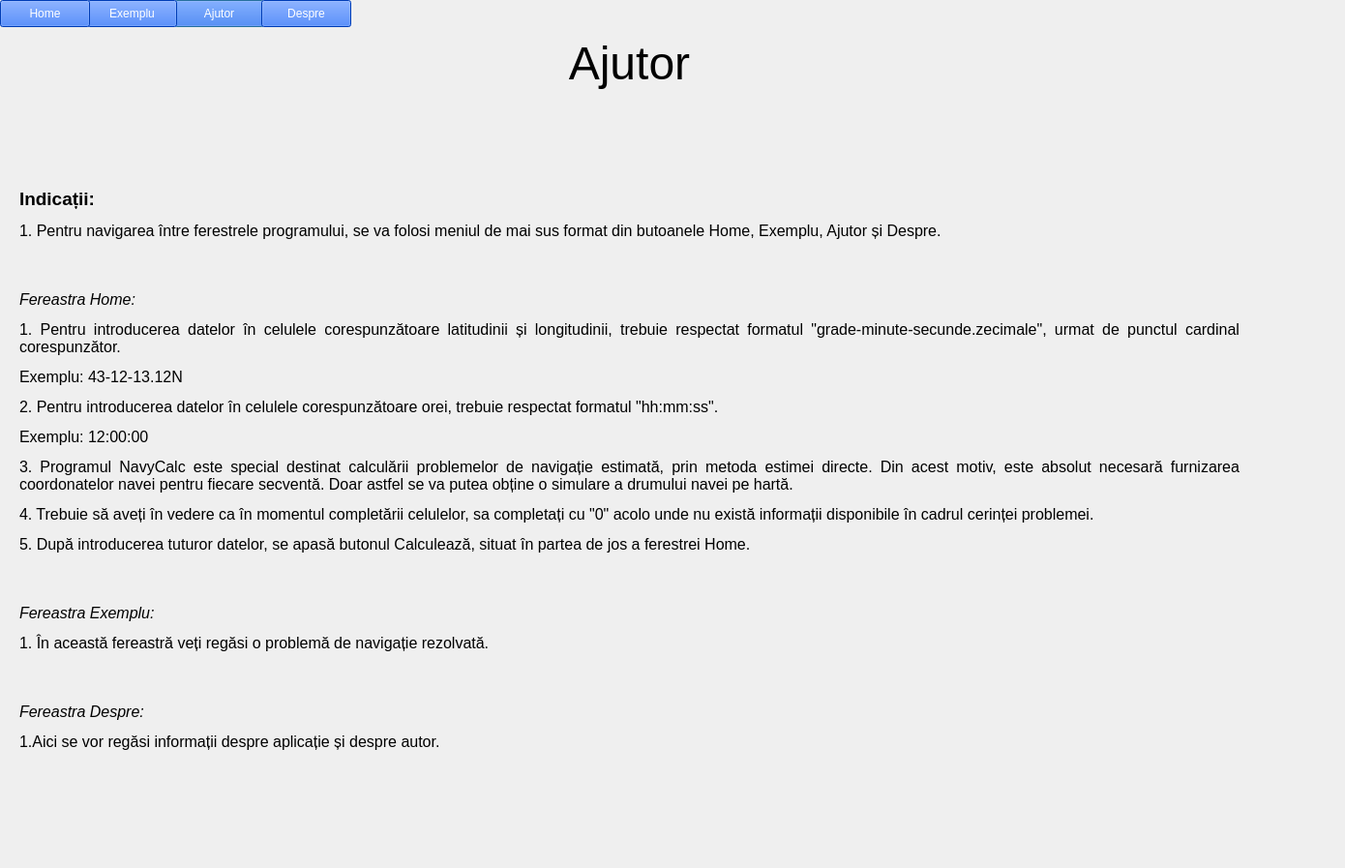
<?xml version="1.0" encoding="UTF-8"?>
<ui version="4.0">
 <class>Dialog</class>
 <widget class="QDialog" name="Dialog">
  <property name="geometry">
   <rect>
    <x>0</x>
    <y>0</y>
    <width>1390</width>
    <height>897</height>
   </rect>
  </property>
  <property name="windowTitle">
   <string>Dialog</string>
  </property>
  <widget class="QWidget" name="widget" native="true">
   <property name="geometry">
    <rect>
     <x>0</x>
     <y>0</y>
     <width>1390</width>
     <height>897</height>
    </rect>
   </property>
   <property name="styleSheet">
    <string notr="true">#widget{
border-image:url(:/newPrefix/fundal aplicatie.jpg);
}</string>
   </property>
   <widget class="QLabel" name="titlelabel">
    <property name="geometry">
     <rect>
      <x>500</x>
      <y>10</y>
      <width>301</width>
      <height>111</height>
     </rect>
    </property>
    <property name="styleSheet">
     <string notr="true">#titlelabel{

	font: 25 8pt &quot;Bookman Old Style&quot;;
}</string>
    </property>
    <property name="text">
     <string>&lt;html&gt;&lt;head/&gt;&lt;body&gt;&lt;p align=&quot;center&quot;&gt;&lt;span style=&quot; font-size:36pt; font-weight:400;&quot;&gt;Ajutor&lt;/span&gt;&lt;/p&gt;&lt;/body&gt;&lt;/html&gt;</string>
    </property>
   </widget>
   <widget class="QPushButton" name="ajutorbutton">
    <property name="geometry">
     <rect>
      <x>180</x>
      <y>0</y>
      <width>93</width>
      <height>28</height>
     </rect>
    </property>
    <property name="styleSheet">
     <string notr="true">#ajutorbutton{
background-color:rgb(0, 85, 255);
font: 25 9pt &quot;Bookman Old Style&quot;;
color:white
}</string>
    </property>
    <property name="text">
     <string>Ajutor</string>
    </property>
   </widget>
   <widget class="QPushButton" name="exemplubutton">
    <property name="geometry">
     <rect>
      <x>90</x>
      <y>0</y>
      <width>93</width>
      <height>28</height>
     </rect>
    </property>
    <property name="styleSheet">
     <string notr="true">#exemplubutton{
background-color:rgb(0, 85, 255);
font: 25 9pt &quot;Bookman Old Style&quot;;
color:white
}</string>
    </property>
    <property name="text">
     <string>Exemplu</string>
    </property>
   </widget>
   <widget class="QPushButton" name="desprebutton">
    <property name="geometry">
     <rect>
      <x>270</x>
      <y>0</y>
      <width>93</width>
      <height>28</height>
     </rect>
    </property>
    <property name="styleSheet">
     <string notr="true">#desprebutton{
background-color:rgb(0, 85, 255);
font: 25 9pt &quot;Bookman Old Style&quot;;
color:white
}</string>
    </property>
    <property name="text">
     <string>Despre</string>
    </property>
   </widget>
   <widget class="QPushButton" name="homebutton">
    <property name="geometry">
     <rect>
      <x>0</x>
      <y>0</y>
      <width>93</width>
      <height>28</height>
     </rect>
    </property>
    <property name="styleSheet">
     <string notr="true">#homebutton{
background-color:rgb(0, 85, 255);
font: 25 9pt &quot;Bookman Old Style&quot;;
color:white
}</string>
    </property>
    <property name="text">
     <string>Home</string>
    </property>
   </widget>
   <widget class="QLabel" name="fundal">
    <property name="geometry">
     <rect>
      <x>0</x>
      <y>0</y>
      <width>1400</width>
      <height>900</height>
     </rect>
    </property>
    <property name="styleSheet">
     <string notr="true">#fundal{
border-image:url(:/newPrefix/fundal aplicatie.jpg);

}</string>
    </property>
    <property name="text">
     <string>&lt;html&gt;&lt;head/&gt;&lt;body&gt;&lt;p&gt;&lt;br/&gt;&lt;/p&gt;&lt;/body&gt;&lt;/html&gt;</string>
    </property>
   </widget>
   <widget class="QLabel" name="label">
    <property name="geometry">
     <rect>
      <x>20</x>
      <y>120</y>
      <width>1261</width>
      <height>731</height>
     </rect>
    </property>
    <property name="text">
     <string>&lt;html&gt;&lt;head/&gt;&lt;body&gt;&lt;p align=&quot;justify&quot;&gt;&lt;span style=&quot; font-size:14pt; font-weight:600;&quot;&gt;Indicații:&lt;/span&gt;&lt;/p&gt;&lt;p align=&quot;justify&quot;&gt;&lt;span style=&quot; font-size:12pt;&quot;&gt;1. Pentru navigarea între ferestrele programului, se va folosi meniul de mai sus format din butoanele Home, Exemplu, Ajutor și Despre.&lt;/span&gt;&lt;/p&gt;&lt;p align=&quot;justify&quot;&gt;&lt;br/&gt;&lt;/p&gt;&lt;p align=&quot;justify&quot;&gt;&lt;span style=&quot; font-size:12pt; font-style:italic;&quot;&gt;Fereastra Home:&lt;/span&gt;&lt;/p&gt;&lt;p align=&quot;justify&quot;&gt;&lt;span style=&quot; font-size:12pt;&quot;&gt;1. Pentru introducerea datelor în celulele corespunzătoare latitudinii și longitudinii, trebuie respectat formatul &amp;quot;grade-minute-secunde.zecimale&amp;quot;, urmat de punctul cardinal corespunzător. &lt;/span&gt;&lt;/p&gt;&lt;p align=&quot;justify&quot;&gt;&lt;span style=&quot; font-size:12pt;&quot;&gt;Exemplu: 43-12-13.12N&lt;/span&gt;&lt;/p&gt;&lt;p align=&quot;justify&quot;&gt;&lt;span style=&quot; font-size:12pt;&quot;&gt;2. Pentru introducerea datelor în celulele corespunzătoare orei, trebuie respectat formatul &amp;quot;hh:mm:ss&amp;quot;.&lt;/span&gt;&lt;/p&gt;&lt;p align=&quot;justify&quot;&gt;&lt;span style=&quot; font-size:12pt;&quot;&gt;Exemplu: 12:00:00&lt;/span&gt;&lt;/p&gt;&lt;p align=&quot;justify&quot;&gt;&lt;span style=&quot; font-size:12pt;&quot;&gt;3. Programul NavyCalc este special destinat calculării problemelor de navigație estimată, prin metoda estimei directe. Din acest motiv, este absolut necesară furnizarea coordonatelor navei pentru fiecare secventă. Doar astfel se va putea obține o simulare a drumului navei pe hartă.&lt;/span&gt;&lt;/p&gt;&lt;p align=&quot;justify&quot;&gt;&lt;span style=&quot; font-size:12pt;&quot;&gt;4. Trebuie să aveți în vedere ca în momentul completării celulelor, sa completați cu &amp;quot;0&amp;quot; acolo unde nu există informații disponibile în cadrul cerinței problemei.&lt;/span&gt;&lt;/p&gt;&lt;p align=&quot;justify&quot;&gt;&lt;span style=&quot; font-size:12pt;&quot;&gt;5. După introducerea tuturor datelor, se apasă butonul Calculează, situat în partea de jos a ferestrei Home.&lt;/span&gt;&lt;/p&gt;&lt;p align=&quot;justify&quot;&gt;&lt;br/&gt;&lt;/p&gt;&lt;p align=&quot;justify&quot;&gt;&lt;span style=&quot; font-size:12pt; font-style:italic;&quot;&gt;Fereastra Exemplu:&lt;/span&gt;&lt;/p&gt;&lt;p align=&quot;justify&quot;&gt;&lt;span style=&quot; font-size:12pt;&quot;&gt;1. În această fereastră veți regăsi o problemă de navigație rezolvată.&lt;/span&gt;&lt;/p&gt;&lt;p align=&quot;justify&quot;&gt;&lt;br/&gt;&lt;/p&gt;&lt;p align=&quot;justify&quot;&gt;&lt;span style=&quot; font-size:12pt; font-style:italic;&quot;&gt;Fereastra Despre:&lt;/span&gt;&lt;/p&gt;&lt;p align=&quot;justify&quot;&gt;&lt;span style=&quot; font-size:12pt;&quot;&gt;1.Aici se vor regăsi informații despre aplicație și despre autor.&lt;/span&gt;&lt;/p&gt;&lt;/body&gt;&lt;/html&gt;</string>
    </property>
    <property name="wordWrap">
     <bool>true</bool>
    </property>
   </widget>
   <zorder>fundal</zorder>
   <zorder>titlelabel</zorder>
   <zorder>ajutorbutton</zorder>
   <zorder>exemplubutton</zorder>
   <zorder>desprebutton</zorder>
   <zorder>homebutton</zorder>
   <zorder>label</zorder>
  </widget>
 </widget>
 <resources>
  <include location="fundaltransp.qrc"/>
 </resources>
 <connections/>
</ui>
